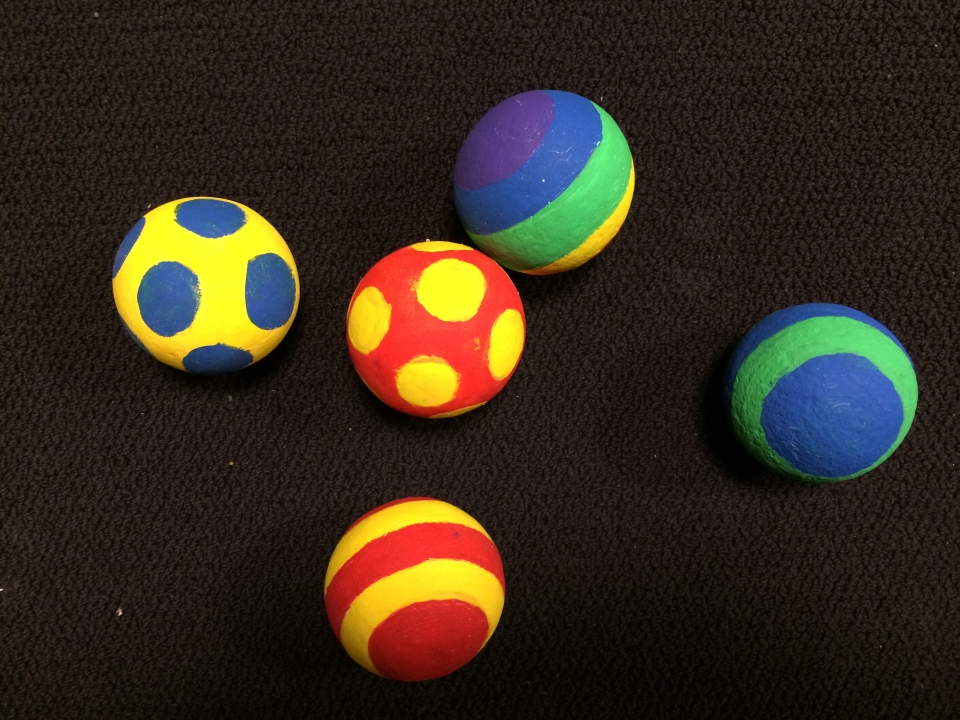
//> input picture Lab1/Data/rainbowSpheres.jpg, 960 x 720 px
$ ./main ../../../Lab1/Data/rainbowSpheres.jpg ../../../Lab1/Data/twoRedEggs.jpg   (built with g++ and OpenCV 4)
//> lines starting //> are read from the running program, lines starting //| are printed output that depends on the picture
//
//  main.cpp
//  Canny
//
//  Created by Don Johnson on 1/29/14.
//  Copyright (c) 2014 Donald Johnson. All rights reserved.
//

#include <iostream>
#include "opencv2/imgproc/imgproc.hpp"
#include "opencv2/highgui/highgui.hpp"
#include <stdlib.h>
#include <stdio.h>

using namespace cv;
using namespace std;

/// Global variables

Mat src, src_gray, src2, src2_gray;
Mat dst, detected_edges, dst2, detected2_edges;

int edgeThresh = 1;
int lowThreshold;
int const max_lowThreshold = 100;
int threshholdRatio = 3;
int kernel_size = 3;
String window_name = "Edge Map";

int edgeThresh2 = 1;
int lowThreshold2;
int const max_lowThreshold2 = 100;
int threshholdRatio2 = 3;
int kernel_size2 = 3;
String window_name2 = "Edge Map Reflective BG";


void CannyThreshold(int, void*);
void CannyThreshold2(int, void*);

int main(int argc, const char * argv[])
{
    String dataDir="/Users/donj/workspace/cs585/Morphology/Data/";

    /// Load an image
    src = imread( dataDir + argv[1] );
//> src is the input picture: 720 rows x 960 cols, CV_8UC3; mean B, G, R 30.4, 42.9, 54.2
    resize(src,src,Size(src.cols/3,src.rows/3));
//> src: 240 rows x 320 cols, CV_8UC3
    src2 = imread( dataDir + argv[2] );
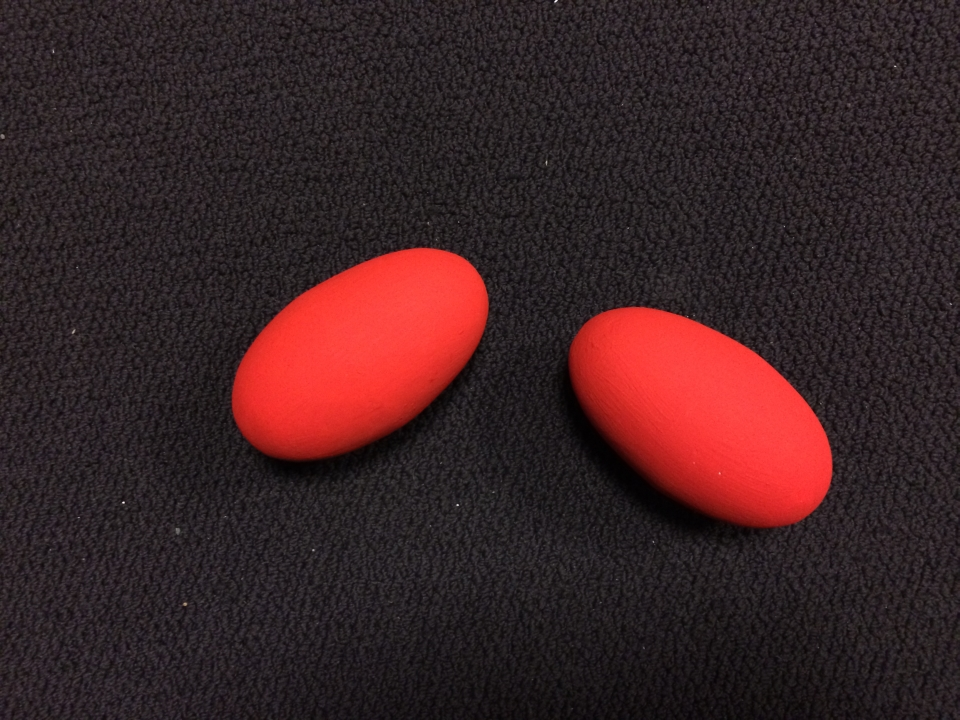
//> input picture Lab1/Data/twoRedEggs.jpg, 960 x 720 px
//> src2 is the input picture: 720 rows x 960 cols, CV_8UC3; mean B, G, R 36.7, 34.5, 60.1
    resize(src2,src2,Size(src2.cols/2,src2.rows/2));
//> src2: 360 rows x 480 cols, CV_8UC3

    if( !src.data )
    { return -1; }
    if( !src2.data )
    { return -1; }

    /// Create a matrix of the same type and size as src (for dst)
    dst.create( src.size(), src.type() );
    dst2.create( src2.size(), src2.type() );

    /// Convert the image to grayscale
    cvtColor( src, src_gray, CV_BGR2GRAY );
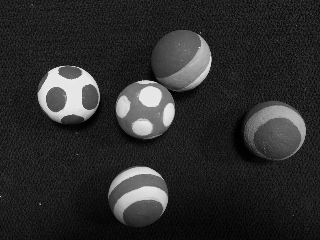
//> src_gray: 240 rows x 320 cols, CV_8UC1; min 0, max 239, mean 44.9
    cvtColor( src2, src2_gray, CV_BGR2GRAY );
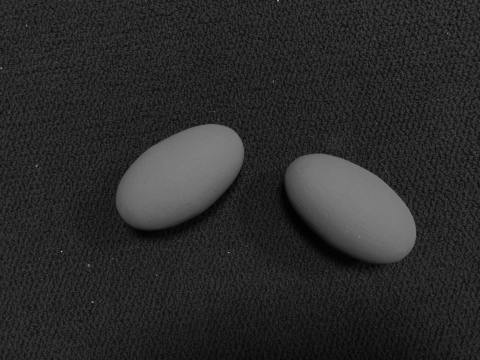
//> src2_gray: 360 rows x 480 cols, CV_8UC1; min 1, max 174, mean 42.5

    /// Create a window
    namedWindow( window_name, CV_WINDOW_AUTOSIZE );
    namedWindow( window_name2, CV_WINDOW_AUTOSIZE );

    /// Create a Trackbar for user to enter threshold
    createTrackbar( "Min Threshold:", window_name, &lowThreshold, max_lowThreshold, CannyThreshold );
    createTrackbar( "Min Threshold:", window_name2, &lowThreshold2, max_lowThreshold2, CannyThreshold2 );

    /// Show the image
    CannyThreshold(0, 0);
    CannyThreshold2(0, 0);

    /// Wait until user exit program by pressing a key
    while(1)
    {
        char c = (char)waitKey(0);
        switch( c )
        {
            case 'w':
                //imwrite(dataDir+"nonreflective_bg.png",  dst);
                //imwrite(dataDir+"reflective_bg.png",  dst2);
                imwrite(dataDir+"edge1.png",  dst);
                imwrite(dataDir+"edge2.png",  dst2);

                break;
            case 'q':
            case 27:
                return(0);
        }
    }
}

/**
 * @function CannyThreshold
 * @brief Trackbar callback - Canny thresholds input with a ratio 1:3
 */
void CannyThreshold(int, void*)
{
    /// Reduce noise with a kernel 3x3
    blur( src_gray, detected_edges, Size(3,3) );

    /// Canny detector
    cout << "Low: " << lowThreshold << "  High: " << lowThreshold * threshholdRatio << endl;
    Canny( detected_edges, detected_edges, lowThreshold, lowThreshold * threshholdRatio, kernel_size );
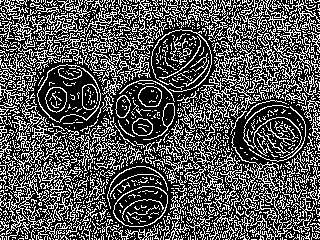
//> detected_edges: 240 rows x 320 cols, CV_8UC1; 33.2% white in thin lines or dots

    /// Using Canny's output as a mask, we display our result
    dst = Scalar::all(0);

    src.copyTo( dst, detected_edges);
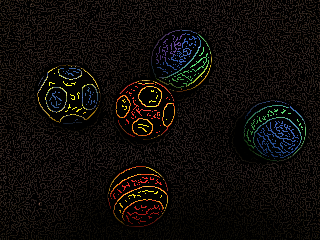
//> dst: 240 rows x 320 cols, CV_8UC3; mean B, G, R 9.3, 11.8, 15.2
    imshow( window_name, dst );
}

void CannyThreshold2(int, void*)
{
    /// Reduce noise with a kernel 3x3
    blur( src2_gray, detected2_edges, Size(3,3) );

    /// Canny detector
    cout << "Low: " << lowThreshold2 << "  High: " << lowThreshold2 * threshholdRatio2 << endl;
    Canny( detected2_edges, detected2_edges, lowThreshold2, lowThreshold2 * threshholdRatio2, kernel_size2 );
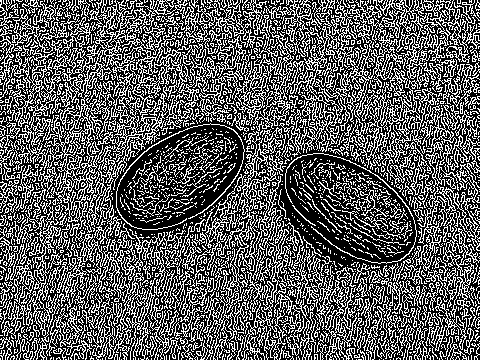
//> detected2_edges: 360 rows x 480 cols, CV_8UC1; 36.2% white in thin lines or dots

    /// Using Canny's output as a mask, we display our result
    dst2 = Scalar::all(0);

    src2.copyTo( dst2, detected2_edges);
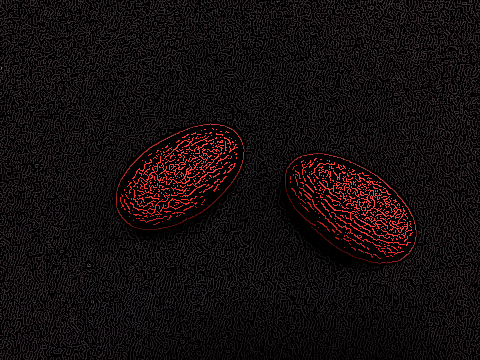
//> dst2: 360 rows x 480 cols, CV_8UC3; mean B, G, R 13.3, 12.4, 19.2
//> the 'q' key is pressed
//> (the program exits here)
